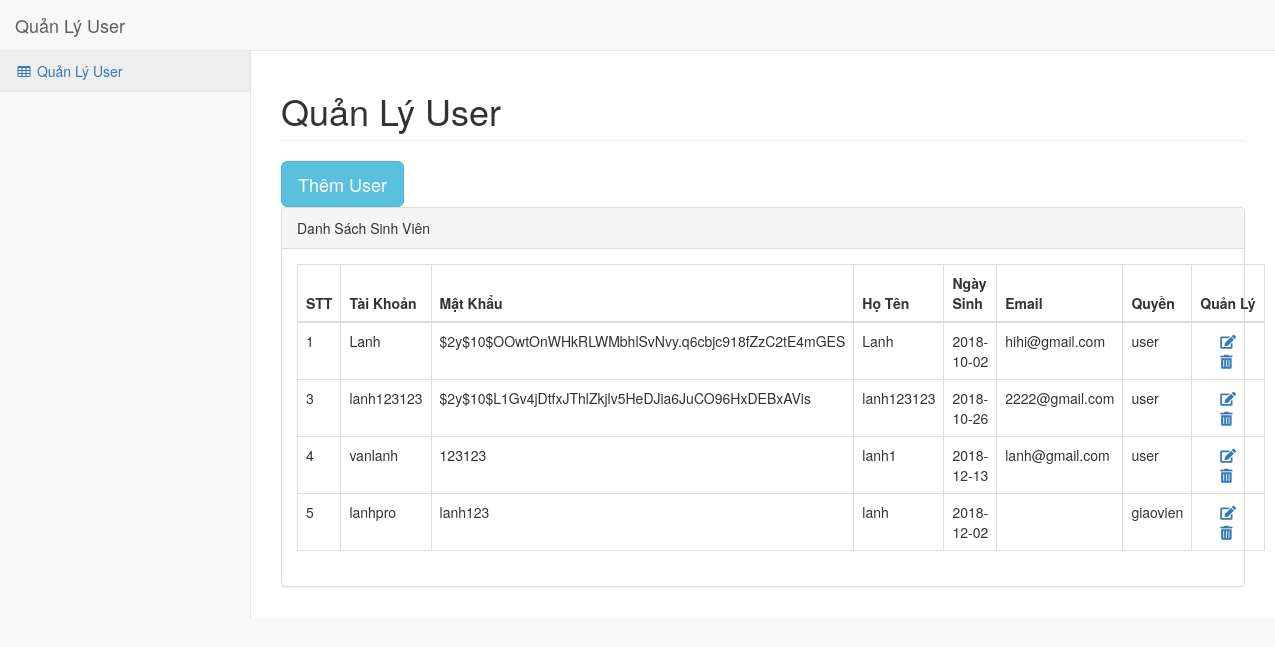
The app's page /admin/index.php with its own data.
### tables this page shows
CREATE TABLE `username` (
  `id_username` int(11) NOT NULL,
  `username` varchar(50) NOT NULL,
  `password` varchar(50) NOT NULL,
  `hoten` varchar(50) NOT NULL,
  `ngaysinh` date NOT NULL,
  `email` varchar(50) NOT NULL,
  `quyen` text NOT NULL
);

### admin/themuser.php (the view, shortened to what this page needs)
<?php
$sqlthem = "SELECT * FROM `username`";
$querythem = mysqli_query($connect, $sqlthem);
?>
<div id="page-wrapper">
    <div class="row">
        <div class="col-lg-12">
            <h1 class="page-header">Quản Lý User</h1>
            <button type="button" class="btn btn-info btn-lg" data-toggle="modal" data-target="#myModal">Thêm User</button>
        </div>
    </div>
    <div class="row">
        <div class="col-lg-12">
            <div class="panel panel-default">
                <div class="panel-heading">
                    Danh Sách Sinh Viên
                </div>
                <div class="panel-body">
                    <table class="table table-bordered">
                        <thead>
                            <tr>
                                <th>STT</th>
                                <th>Tài Khoản</th>
                                <th>Mật Khẩu</th>
                                <th>Họ Tên</th>
                                <th>Ngày Sinh</th>
                                <th>Email</th>
                                <th>Quyền</th>
                                 <th>Quản Lý</th>
                            </tr>
                        </thead>
                        <tbody>
                            <?php  while($rowsv = mysqli_fetch_array($querythem)){
                            ?>
                            <tr>
                                <td><?= $rowsv['id_username'] ?></td>
                                <td> <?= $rowsv['username'] ?></td>
                                <td><?= $rowsv['password'] ?></td>
                                <td><?= $rowsv['hoten'] ?></td>
                                <td><?= $rowsv['ngaysinh'] ?></td>
                                <td><?= $rowsv['email'] ?></td>
                                <td><?= $rowsv['quyen'] ?></td>
                                <td>
                                    <a href="#"> <i class="fas fa-edit" style="margin:0px 20px" data-toggle="modal" data-target="#myModal<?= $rowsv['id_username'] ?>" ></i> </a>
                                    <a href="xoahs.php?id=<?= $rowsv['id_username'] ?>" onclick="return confirm('Bạn có chắc muốn xóa không?');" >
                                        <i class="fas fa-trash-alt" style="margin:0px 20px" ></i>
                                </td>
                            </tr>
                            <?php } ?>
                        </tbody>
                    </table>
                </div>
            </div>
        </div>
    </div>
</div>

### admin/index.php (shortened to what this page needs)
<?php include('../connect/connect.php') ?>
<!DOCTYPE html>
<html lang="en">
<head>
  <link rel='stylesheet' href='https://cdn.rawgit.com/t4t5/sweetalert/v0.2.0/lib/sweet-alert.css'>
    <link href="./vendor/bootstrap/css/bootstrap.min.css" rel="stylesheet">
    <link href="./vendor/metisMenu/metisMenu.min.css" rel="stylesheet">
    <link href="./dist/css/sb-admin-2.css" rel="stylesheet">
    <link rel="stylesheet" href="https://use.fontawesome.com/releases/v5.3.1/css/all.css">
    <link href="./vendor/font-awesome/css/font-awesome.min.css" rel="stylesheet" type="text/css">
</head>
<body>
    <div id="wrapper">
            <?php
                    include('themuser.php');
             ?>
    </div>
</body>
</html>

### records on screen
username: id_username "1", username "Lanh", password "$2y$10$OOwtOnWHkRLWMbhlSvNvy.q6cbjc918fZzC2tE4mGES", hoten "Lanh", ngaysinh "2018-10-02", email "hihi@gmail.com", quyen "user"
username: id_username "3", username "lanh123123", password "$2y$10$L1Gv4jDtfxJThlZkjlv5HeDJia6JuCO96HxDEBxAVis", hoten "lanh123123", ngaysinh "2018-10-26", email "2222@gmail.com", quyen "user"
username: id_username "4", username "vanlanh", password "123123", hoten "lanh1", ngaysinh "2018-12-13", email "lanh@gmail.com", quyen "user"
username: id_username "5", username "lanhpro", password "lanh123", hoten "lanh", ngaysinh "2018-12-02", quyen "giaovien"
